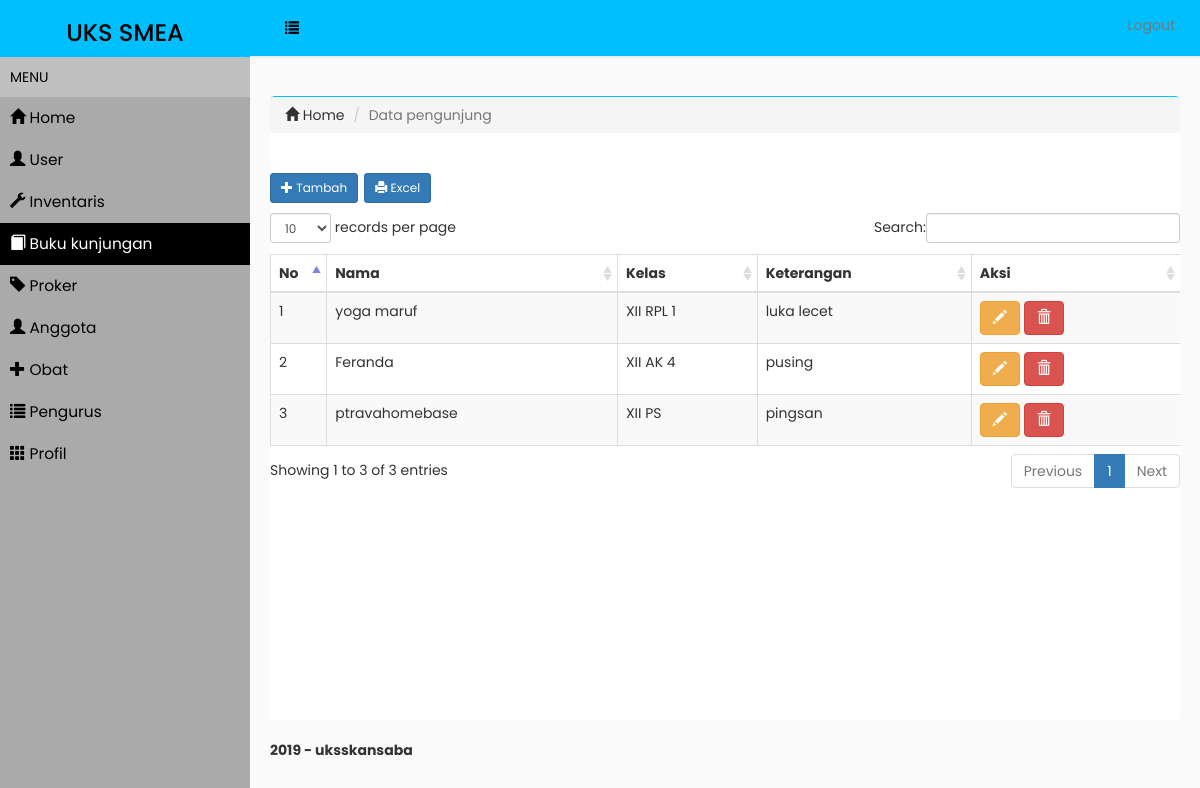
Page /index.php/buku_kunjungan on the committed database.
### tables this page shows
CREATE TABLE `tb_buku_kunjungan` (
  `id_bk` int(11) NOT NULL,
  `nama_lengkap` varchar(30) NOT NULL,
  `kelas` varchar(15) NOT NULL,
  `keterangan` varchar(20) NOT NULL
);

### application/libraries/Uks.php (called while the page is built, shortened)
<?php
class Uks
{
	protected $rava;
	function __construct()
	{
		$this->rava = &get_instance();
	}
	function administrator($a,$b=null)
	{
		$data['administrator']=$this->rava->load->view($a,$b,true);
		$this->rava->load->view('admin/administrator',$data);
	}
}

### application/controllers/Buku_kunjungan.php (called while the page is built, shortened)
<?php
class buku_kunjungan extends CI_Controller
{
	public function index()
	{
		$data=array(
    'buku'=>$this->buku_model->buku(),
    'page'=>"buku_kunjungan");
		$this->uks->administrator('admin/buku_kunjungan',$data);
	}
}

### index.php (called while the page is built, shortened)
<?php
require_once BASEPATH.'core/CodeIgniter.php';

### application/models/Buku_model.php (called while the page is built, shortened)
<?php
class Buku_model extends CI_Model
{
	public function buku()
	{
		return $this->db->get('tb_buku_kunjungan')->result();
	}
}

### application/views/admin/Buku_kunjungan.php (the view, shortened to what this page needs)
<section class='content-header'>
    <ol class='breadcrumb'>
        <li><a href='<?php echo base_url('administrator')?>'><i class='glyphicon glyphicon-home'></i> Home</a></li>
        <li class='active'>Data pengunjung</li>
    </ol>
</section>
<section class='content'>
    <div class='row'>
        <div class='col-xs-12'>
        <div class='box box-primary'>
            <div class='box-header with-border'>
                <h3 class='box-title'><a href="#" title="tambah data" class="btn btn-primary btn-sm" data-toggle="modal" onclick="add_buku()"><span class="glyphicon glyphicon-plus"></span> Tambah </a>
                <?php echo anchor(site_url('buku_kunjungan/excel'), ' <i class="fa glyphicon glyphicon-print"></i> Excel', 'class="btn btn-primary btn-sm"'); ?>
                </h3>
            </div>
        <div class='box-body table-responsive'>
            <div id="reload">
         <table class="table table-bordered table-striped" id="mytable">
            <thead>
                <tr>
                    <th width="40px">No</th>
                    <th>Nama </th>
                    <th>Kelas</th>
                    <th>Keterangan</th>
                    <th>Aksi</th>
                </tr>
            </thead>
            <tbody>
                    <?php
                    $no=1;
                    foreach($buku as $a){?>
                     <tr>
                         <td><?php echo $no++;?></td>
                         <td><?php echo $a->nama_lengkap;?></td>
                         <td><?php echo $a->kelas;?></td>
                         <td><?php echo $a->keterangan;?></td>
                                <td>
                                    <button class="btn btn-warning" title="edit" onclick="edit_buku(<?php echo $a->id_bk;?>)"><i class="glyphicon glyphicon-pencil"></i></button>
                                    <button class="btn btn-danger" title="hapus" onclick="delete_buku(<?php echo $a->id_bk;?>)"><i class="glyphicon glyphicon-trash"></i></button>
                                </td>
                      </tr>
                     <?php }?>
            </tbody>
        </table>
                            </div>
                        </div>
               </div>
        </div>
    </div>
</section>

### assets/css/style3.css (style rules this page uses)
body { font-family: 'Poppins', sans-serif; background: #fafafa; }
a, a:hover, a:focus { color: inherit; text-decoration: none; transition: all 0.3s; }

### rows in the picture
tb_buku_kunjungan: nama_lengkap "yoga maruf", kelas "XII RPL 1", keterangan "luka lecet"
tb_buku_kunjungan: nama_lengkap "Feranda", kelas "XII AK 4", keterangan "pusing"
tb_buku_kunjungan: nama_lengkap "ptravahomebase", kelas "XII PS", keterangan "pingsan"
